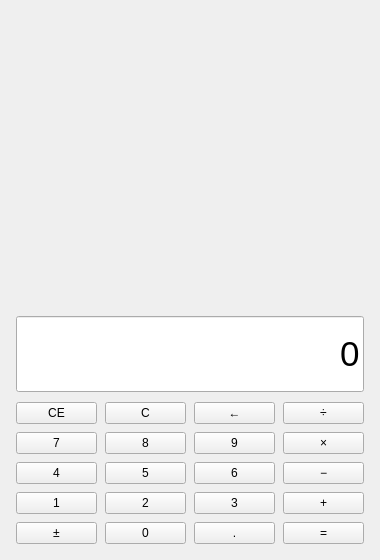
<?xml version="1.0" encoding="UTF-8"?>
<ui version="4.0">
 <class>MainWindow</class>
 <widget class="QMainWindow" name="MainWindow">
  <property name="geometry">
   <rect><x>0</x><y>0</y><width>380</width><height>560</height></rect>
  </property>
  <property name="minimumSize">
   <size><width>340</width><height>500</height></size>
  </property>
  <property name="windowTitle">
   <string>计算器 - 实验1</string>
  </property>
  <widget class="QWidget" name="centralwidget">
   <layout class="QVBoxLayout" name="verticalLayout" stretch="0,0,1">
    <property name="spacing"><number>10</number></property>
    <property name="leftMargin"><number>16</number></property>
    <property name="topMargin"><number>16</number></property>
    <property name="rightMargin"><number>16</number></property>
    <property name="bottomMargin"><number>16</number></property>
    <item>
     <widget class="QLabel" name="expressionLabel">
      <property name="minimumSize"><size><width>0</width><height>28</height></size></property>
      <property name="text"><string/></property>
      <property name="alignment"><set>Qt::AlignmentFlag::AlignRight|Qt::AlignmentFlag::AlignVCenter</set></property>
     </widget>
    </item>
    <item>
     <widget class="QLineEdit" name="displayEdit">
      <property name="focusPolicy"><enum>Qt::FocusPolicy::NoFocus</enum></property>
      <property name="minimumSize"><size><width>0</width><height>76</height></size></property>
      <property name="font"><font><pointsize>26</pointsize></font></property>
      <property name="text"><string>0</string></property>
      <property name="maxLength"><number>18</number></property>
      <property name="alignment"><set>Qt::AlignmentFlag::AlignRight</set></property>
      <property name="readOnly"><bool>true</bool></property>
     </widget>
    </item>
    <item>
     <layout class="QGridLayout" name="buttonGrid">
      <property name="horizontalSpacing"><number>8</number></property>
      <property name="verticalSpacing"><number>8</number></property>
      <item row="0" column="0"><widget class="QPushButton" name="buttonClearEntry"><property name="text"><string>CE</string></property></widget></item>
      <item row="0" column="1"><widget class="QPushButton" name="buttonClear"><property name="text"><string>C</string></property></widget></item>
      <item row="0" column="2"><widget class="QPushButton" name="buttonBackspace"><property name="text"><string>←</string></property></widget></item>
      <item row="0" column="3"><widget class="QPushButton" name="buttonDivide"><property name="text"><string>÷</string></property></widget></item>
      <item row="1" column="0"><widget class="QPushButton" name="button7"><property name="text"><string>7</string></property></widget></item>
      <item row="1" column="1"><widget class="QPushButton" name="button8"><property name="text"><string>8</string></property></widget></item>
      <item row="1" column="2"><widget class="QPushButton" name="button9"><property name="text"><string>9</string></property></widget></item>
      <item row="1" column="3"><widget class="QPushButton" name="buttonMultiply"><property name="text"><string>×</string></property></widget></item>
      <item row="2" column="0"><widget class="QPushButton" name="button4"><property name="text"><string>4</string></property></widget></item>
      <item row="2" column="1"><widget class="QPushButton" name="button5"><property name="text"><string>5</string></property></widget></item>
      <item row="2" column="2"><widget class="QPushButton" name="button6"><property name="text"><string>6</string></property></widget></item>
      <item row="2" column="3"><widget class="QPushButton" name="buttonSubtract"><property name="text"><string>−</string></property></widget></item>
      <item row="3" column="0"><widget class="QPushButton" name="button1"><property name="text"><string>1</string></property></widget></item>
      <item row="3" column="1"><widget class="QPushButton" name="button2"><property name="text"><string>2</string></property></widget></item>
      <item row="3" column="2"><widget class="QPushButton" name="button3"><property name="text"><string>3</string></property></widget></item>
      <item row="3" column="3"><widget class="QPushButton" name="buttonAdd"><property name="text"><string>+</string></property></widget></item>
      <item row="4" column="0"><widget class="QPushButton" name="buttonSign"><property name="text"><string>±</string></property></widget></item>
      <item row="4" column="1"><widget class="QPushButton" name="button0"><property name="text"><string>0</string></property></widget></item>
      <item row="4" column="2"><widget class="QPushButton" name="buttonDecimal"><property name="text"><string>.</string></property></widget></item>
      <item row="4" column="3"><widget class="QPushButton" name="buttonEquals"><property name="text"><string>=</string></property></widget></item>
     </layout>
    </item>
   </layout>
  </widget>
 </widget>
 <resources/>
 <connections/>
</ui>
